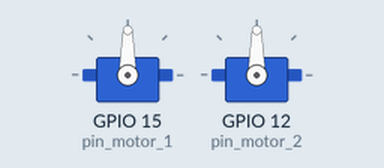
Simulated run of this sketch. Board: ESP8266 (NodeMCU). Shown: 2 × servo. WiFi joins after 1.5 s; servers stay silent unless stated; what the sketch prints to the serial monitor is not drawn.

Above: at 0.1 s.
At 1.6 s:
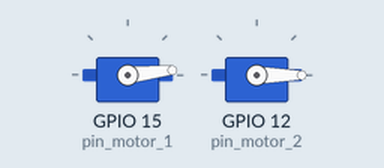
Timing chart, 0 to 3.1 s (numbered marks = the images above):
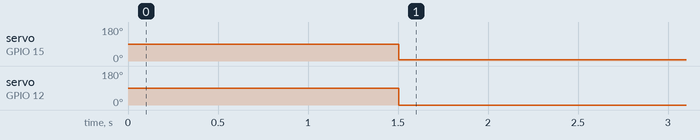

Measured:
- by itself, servo on GPIO 15 (pin_motor_1): 90° → 6° at 1.5 s
- by itself, servo on GPIO 12 (pin_motor_2): 90° → 0° at 1.5 s

The sketch:

driver.ino
```cpp
// -------------------------------CODE for ESP8266 Nodemcu-------------------------------

#include <Servo.h>
#include <SoftwareSerial.h>
#include <ESP8266WiFi.h>
#include <WiFiUdp.h>
#include <USVFunction.h>

USVFunction usv;

// MODE CHOICE
  //const int pin_mode = 14;      // D5
  const int pin_mode = 13;      // D7
  int mode = false;

// MOTOR VARIABLES

  const int pin_motor_2 = 12;   // D0
  const int pin_motor_1 = 15;   // D5

  Servo f_1;
  Servo f_2;
  int throttle;
  int turn;
  int thrust;
  int moment;
  int radio_thrust;
  int radio_moment;

// UDP WIFI
  const char* ssid = "MERCURY_2.4G_0122";
  const char* password = "hch4pw7n";
  // const char* ssid = "KTHK 207";
  // const char* password = "hmt123456789xyz";
  // const char* ssid = "Linh";
  // const char* password = "sinhnhatcuatao";
  // const char* ssid = "POCO F3";
  // const char* password = "12345789";
  // const char* ssid = "TP-LINK_3D77A0";
  //const char* password = "";
  const char* end_char = "; ";
  const char* terminate_char = "~";

  WiFiUDP Udp;
  unsigned int localUdpPort = 4210;  // local port to listen on
  char incomingPacket[255];  // buffer for incoming packets
  char  replyPacket[] = "USV Packet: ";  // a reply string to send back

  double temp;
  float temp2;

  // IP Address
  // IPAddress laptop(192,168,139,214);
  // IPAddress linhkien_3m(192,168,139,34);  //driver
  // IPAddress lolin(192,168,139,244);  //controller
  // IPAddress lolin_2(192,168,139,241);  //observer

  IPAddress laptop(192,168,1,102);
  IPAddress linhkien_3m(192,168,1,100);  //driver
  IPAddress lolin(192,168,1,103);  //controller
  IPAddress lolin_2(192,168,1,101);  //observer


//----------------------------------------------------------------------------    SETUP   -----------------------------------------------------------------------------
//-----------------------------------------------------------------------------***-----***-----------------------------------------------------------------------------
void setup() {

  // Serial
  Serial.begin(115200);

  // MOTOR SETUP
  f_1.attach(pin_motor_1,1000,2000);
  f_2.attach(pin_motor_2,1000,2000);

 // Configures static IP address

  // Connect to Wi-Fi network with SSID and password
  Serial.print("Connecting to ");
  Serial.println(ssid);
  WiFi.begin(ssid, password);
  while (WiFi.status() != WL_CONNECTED) {
    delay(500);
    Serial.print(".");
  }
  // Print local IP address and start web server
  Serial.println("");
  Serial.println("WiFi connected.");
  Serial.println("IP address: ");
  Serial.println(WiFi.localIP());
  Udp.begin(4210);
}

//-----------------------------------------------------------------------------   LOOP    -----------------------------------------------------------------------------
//-----------------------------------------------------------------------------***-----***-----------------------------------------------------------------------------
void loop(){

  // ----------------------------------------------- READING -----------------------------------------------

  // UDP RECIEVE TARGET COORDINATES
    int packetSize = Udp.parsePacket();

    // receive incoming UDP packets
    int len = Udp.read(incomingPacket, 255);
    if (len > 0)
    {
      incomingPacket[len] = 0;
    }

  // -------------------------------- Parse from Controller --------------------------------

    if (Udp.remoteIP()==lolin)
    {
        thrust = parse_integer_3_digit(7);
        moment = parse_integer_3_digit(14);
        radio_thrust = parse_integer_3_digit(29);
        radio_moment = parse_integer_3_digit(36);
        mode = incomingPacket[49]-48;
    }
    Serial.print(thrust);
    Serial.print(", ");
    Serial.print(moment);
    Serial.print(", ");
    Serial.print(radio_thrust);
    Serial.print(", ");
    Serial.print(radio_moment);
    Serial.print(", ");
    Serial.print(mode);

  // -------------------------------- CONTROL MOTOR --------------------------------
    if(mode ==  1) motor_control(thrust, moment);
    else motor_control(radio_thrust, radio_moment);
  // ---------------------END LOOP---------------------
    Serial.println();
}

//----------------------------------------------------------------------------- FUNCTIONS -----------------------------------------------------------------------------
//-----------------------------------------------------------------------------***-----***-----------------------------------------------------------------------------

void udp_send (double data, int top_digit, int lowest_decimal)
{
  if (data<0)
  {
    data = abs(data);
    Udp.write(45);
  }

  int string_size = top_digit + lowest_decimal + 1;
  char udp_string [string_size];
  temp = data;

  for (int i = top_digit; i>=1; i--)
  {
   udp_string[top_digit-i] = temp/pow(10,(i-1));
   temp = temp - udp_string[top_digit-i] * pow(10,(i-1));
   udp_string[top_digit-i] = udp_string[top_digit-i] +48;
  }

  udp_string[top_digit] = 46;

  for (int i = 1; i <= lowest_decimal; i++)
  {
   udp_string[top_digit+i] = temp/pow(10,-i);
   temp = temp - udp_string[top_digit+i] * pow(10,-i);
   udp_string[top_digit+i] = udp_string[top_digit+i] +48;
  }

  for (int i=0; i<= (string_size-1); i++)
  {
    Udp.write(udp_string[i]);
  }

  Udp.write(end_char);
}

int parse_integer_3_digit (int _start_char_no)
{
      int _val;
      int _k;
      _val = 0;
      _k = _start_char_no;
      _val = _val + (incomingPacket[_k]-48)*1E2;
      _k = _start_char_no+1;
      _val = _val + (incomingPacket[_k]-48)*1E1;
      _k = _start_char_no+2;
      _val = _val + (incomingPacket[_k]-48)*1E0;

      if((int)incomingPacket[_start_char_no - 1] == 45)
        _val=-_val;

      return _val;
}

void motor_control(float _thrust, float _moment)
{
  int speed_1 = _thrust*1.5 + _moment*3 + 6 ; // PWM output, range 0-255
  int speed_2 = _thrust*1.5 - _moment*3 - 15;
  if (speed_1>200) speed_1 = 200;
  if (speed_2>200) speed_2 = 200;
  if (speed_1<0) speed_1 = 0;
  if (speed_2<0) speed_2 = 0;
  Serial.print("Motor: ");
  Serial.print(speed_1);
  Serial.print(" ");
  Serial.print(speed_2);
  Serial.print("; ");
  f_1.write(speed_1);
  f_2.write(speed_2);
}
```
